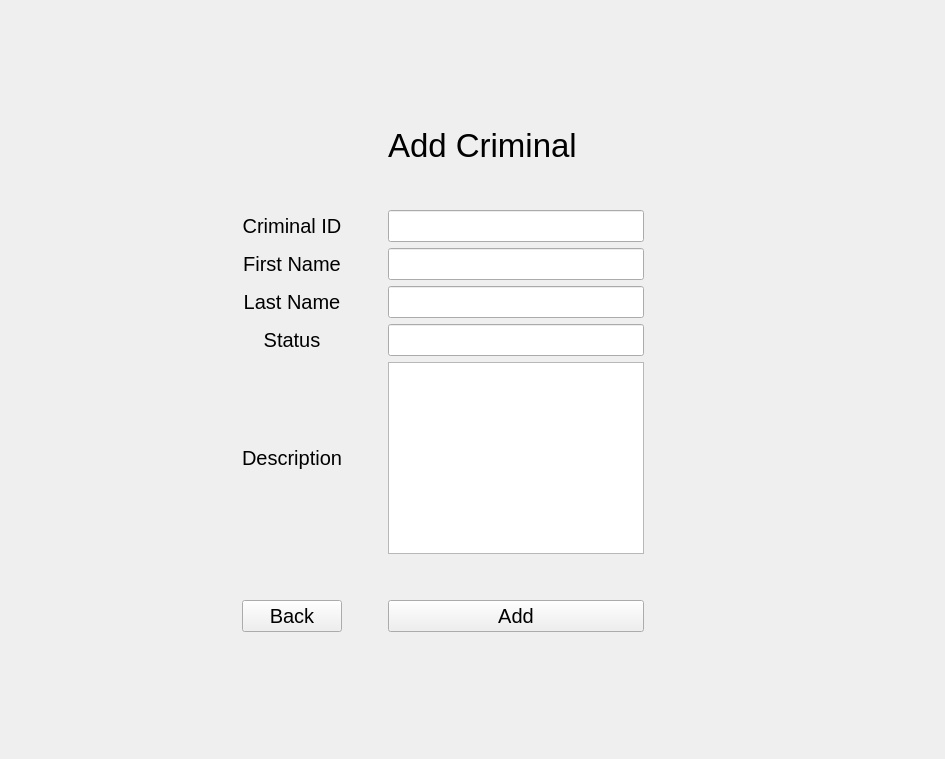
<?xml version="1.0" encoding="UTF-8"?>
<ui version="4.0">
 <class>Form</class>
 <widget class="QWidget" name="Form">
  <property name="geometry">
   <rect>
    <x>0</x>
    <y>0</y>
    <width>945</width>
    <height>759</height>
   </rect>
  </property>
  <property name="windowTitle">
   <string>Form</string>
  </property>
  <layout class="QGridLayout" name="gridLayout_2">
   <item row="1" column="1" rowspan="3" colspan="3">
    <layout class="QGridLayout" name="gridLayout">
     <item row="9" column="0">
      <widget class="QLabel" name="label_9">
       <property name="font">
        <font>
         <pointsize>15</pointsize>
        </font>
       </property>
       <property name="text">
        <string>Description</string>
       </property>
       <property name="alignment">
        <set>Qt::AlignCenter</set>
       </property>
      </widget>
     </item>
     <item row="3" column="2">
      <widget class="QLineEdit" name="CriminalIDField">
       <property name="font">
        <font>
         <pointsize>15</pointsize>
        </font>
       </property>
      </widget>
     </item>
     <item row="6" column="3">
      <spacer name="horizontalSpacer_3">
       <property name="orientation">
        <enum>Qt::Horizontal</enum>
       </property>
       <property name="sizeType">
        <enum>QSizePolicy::Preferred</enum>
       </property>
       <property name="sizeHint" stdset="0">
        <size>
         <width>60</width>
         <height>20</height>
        </size>
       </property>
      </spacer>
     </item>
     <item row="1" column="2">
      <widget class="QLabel" name="label">
       <property name="font">
        <font>
         <pointsize>25</pointsize>
        </font>
       </property>
       <property name="text">
        <string>Add Criminal</string>
       </property>
      </widget>
     </item>
     <item row="8" column="0">
      <widget class="QLabel" name="label_3">
       <property name="font">
        <font>
         <pointsize>15</pointsize>
        </font>
       </property>
       <property name="text">
        <string>Status</string>
       </property>
       <property name="alignment">
        <set>Qt::AlignCenter</set>
       </property>
      </widget>
     </item>
     <item row="11" column="0">
      <widget class="QPushButton" name="BackBtn">
       <property name="font">
        <font>
         <pointsize>15</pointsize>
        </font>
       </property>
       <property name="text">
        <string>Back</string>
       </property>
      </widget>
     </item>
     <item row="3" column="0">
      <widget class="QLabel" name="label_2">
       <property name="font">
        <font>
         <pointsize>15</pointsize>
        </font>
       </property>
       <property name="text">
        <string>Criminal ID</string>
       </property>
       <property name="alignment">
        <set>Qt::AlignCenter</set>
       </property>
      </widget>
     </item>
     <item row="6" column="0">
      <widget class="QLabel" name="label_5">
       <property name="font">
        <font>
         <pointsize>15</pointsize>
        </font>
       </property>
       <property name="text">
        <string>First Name</string>
       </property>
       <property name="alignment">
        <set>Qt::AlignCenter</set>
       </property>
      </widget>
     </item>
     <item row="6" column="1">
      <spacer name="horizontalSpacer_4">
       <property name="orientation">
        <enum>Qt::Horizontal</enum>
       </property>
       <property name="sizeType">
        <enum>QSizePolicy::Preferred</enum>
       </property>
       <property name="sizeHint" stdset="0">
        <size>
         <width>40</width>
         <height>20</height>
        </size>
       </property>
      </spacer>
     </item>
     <item row="6" column="2">
      <widget class="QLineEdit" name="CriminalFirstNameField">
       <property name="font">
        <font>
         <pointsize>15</pointsize>
        </font>
       </property>
      </widget>
     </item>
     <item row="10" column="2">
      <spacer name="verticalSpacer_4">
       <property name="orientation">
        <enum>Qt::Vertical</enum>
       </property>
       <property name="sizeHint" stdset="0">
        <size>
         <width>20</width>
         <height>40</height>
        </size>
       </property>
      </spacer>
     </item>
     <item row="7" column="2">
      <widget class="QLineEdit" name="CriminalLastNameField">
       <property name="font">
        <font>
         <pointsize>15</pointsize>
        </font>
       </property>
      </widget>
     </item>
     <item row="2" column="2">
      <spacer name="verticalSpacer_2">
       <property name="orientation">
        <enum>Qt::Vertical</enum>
       </property>
       <property name="sizeHint" stdset="0">
        <size>
         <width>20</width>
         <height>40</height>
        </size>
       </property>
      </spacer>
     </item>
     <item row="7" column="0">
      <widget class="QLabel" name="label_6">
       <property name="font">
        <font>
         <pointsize>15</pointsize>
        </font>
       </property>
       <property name="text">
        <string>Last Name</string>
       </property>
       <property name="alignment">
        <set>Qt::AlignCenter</set>
       </property>
      </widget>
     </item>
     <item row="11" column="2">
      <widget class="QPushButton" name="AddCriminalDataBtn">
       <property name="font">
        <font>
         <pointsize>15</pointsize>
        </font>
       </property>
       <property name="text">
        <string>Add</string>
       </property>
      </widget>
     </item>
     <item row="8" column="2">
      <widget class="QLineEdit" name="CriminalStatusField">
       <property name="sizePolicy">
        <sizepolicy hsizetype="Expanding" vsizetype="Fixed">
         <horstretch>0</horstretch>
         <verstretch>0</verstretch>
        </sizepolicy>
       </property>
       <property name="font">
        <font>
         <pointsize>15</pointsize>
        </font>
       </property>
      </widget>
     </item>
     <item row="9" column="2">
      <widget class="QTextEdit" name="CriminalDescriptionField">
       <property name="font">
        <font>
         <pointsize>15</pointsize>
        </font>
       </property>
      </widget>
     </item>
    </layout>
   </item>
   <item row="0" column="1">
    <spacer name="verticalSpacer">
     <property name="orientation">
      <enum>Qt::Vertical</enum>
     </property>
     <property name="sizeHint" stdset="0">
      <size>
       <width>20</width>
       <height>40</height>
      </size>
     </property>
    </spacer>
   </item>
   <item row="1" column="4">
    <spacer name="horizontalSpacer">
     <property name="orientation">
      <enum>Qt::Horizontal</enum>
     </property>
     <property name="sizeHint" stdset="0">
      <size>
       <width>200</width>
       <height>20</height>
      </size>
     </property>
    </spacer>
   </item>
   <item row="1" column="0">
    <spacer name="horizontalSpacer_2">
     <property name="orientation">
      <enum>Qt::Horizontal</enum>
     </property>
     <property name="sizeHint" stdset="0">
      <size>
       <width>200</width>
       <height>20</height>
      </size>
     </property>
    </spacer>
   </item>
   <item row="4" column="1">
    <spacer name="verticalSpacer_3">
     <property name="orientation">
      <enum>Qt::Vertical</enum>
     </property>
     <property name="sizeHint" stdset="0">
      <size>
       <width>20</width>
       <height>40</height>
      </size>
     </property>
    </spacer>
   </item>
  </layout>
 </widget>
 <resources/>
 <connections/>
</ui>
